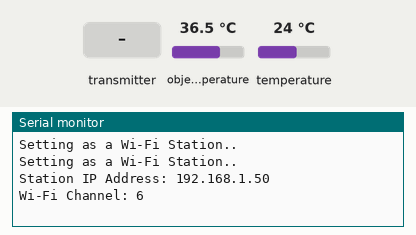
Recording of a sketch running on a simulated ESP8266 (NodeMCU). Shown: the last lines printed to the serial monitor. Inputs (shaded band) come from the test bench; at power-on: object temperature 36.5 °C, temperature 24 °C. WiFi joins after 1.5 s; servers stay silent unless stated; random numbers use the default seed unless the sketch sets one.

Above: at 3.2 s.
3.3 s: the transmitter starts sending id = 0
At 3.66 s:
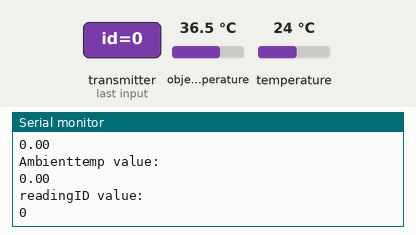
4.8 s: the transmitter starts sending object_temp = 25
9.0 s: the transmitter starts sending ambient_temp = 50
10.5 s: the transmitter starts sending when_read_id = 1
At 10.87 s:
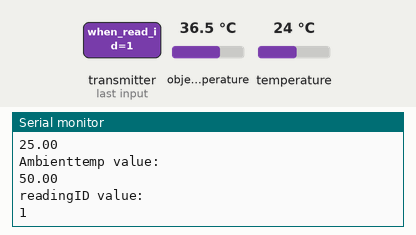
12.0 s: the transmitter starts sending id = 1
13.5 s: the transmitter starts sending object_temp = 100
Timing chart, 0 to 16.0 s (numbered marks = the images above; inputs shaded):
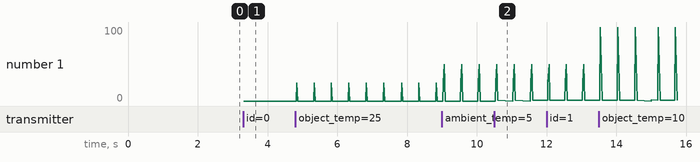

Measured:
- after the input at 3.3 s, the serial monitor: prints a new line at once (image 1)
- after the input at 10.5 s, the serial monitor: prints a new line after 0.10 s (image 2)
- plotted number 1: 0 → 1 after the input at 10.5 s

The sketch:

reciever_random_schedule.ino
```cpp
#include <StopWatch.h>

#include <ESP8266WiFi.h>
#include <espnow.h>

#include "ESPAsyncWebServer.h"
#include "ESPAsyncTCP.h"
#include <Arduino_JSON.h>

#include <Adafruit_MLX90614.h>

#include <Wire.h>


//The id of this Arduino WiFi board and the time variable used to sync the time/schedules of the other sensors.
#define BOARD_ID 3
#define TIME_LINEUP 0


//Stopwatch used to keep track of transmission timer.
//This is used instead of millis() because resetting millis() is not easy and potentially dangerous to do.
StopWatch synctimer;
StopWatch SWarray[5];


//Initiate temperature sensor.
Adafruit_MLX90614 mlx = Adafruit_MLX90614();


//The MAC addresses of the devices within the wireless network.
uint8_t client_one_address[] = {0x40, 0x91, 0x51, 0x4F, 0x42, 0x00};

uint8_t client_two_address[] = {0x40, 0x91, 0x51, 0x50, 0x15, 0x55};

uint8_t this_board_address[] = {0x4C, 0x75, 0x25, 0x35, 0x1D, 0x35};


//The number of collisions that have occurred during transmission.
int collision_count = 0;


//Stores the arrival times of data transmissions.
unsigned long arrival_times[4] {0, 9999, 99999, 7500};

//Stoes the ids for the boards that transmissions have caused a conflict.
int board_ids_recieved[4] {0, 0, 0, 0};


unsigned long board_one_arrival_time = 0;
unsigned long board_two_arrival_time = 0;

bool transmission_collide_with_ap = false;

/*
arrival_times[0] = 0;

arrival_times[3] = 7500;

//Default values if no transmission is recieved to avoid these values counting as a transmission collision.
arrival_times[1] = 9999;

arrival_times[2] = 99999;
*/

unsigned long time_difference = 0;

//The network information for my phone's hotspot.
const char* ssid = "write your wifo ssid";
const char* password = "write your wifo password";


//The intended time between transmissions to the other sensors and the network and the last time a transmission was sent.
const long transmission_interval = 7500;
unsigned long previous_time = 0;


//Structure of relevant temperature sensor information. This will also be the data structure the client sensors send to this server sensor.
typedef struct temperature_message {
  int id;
  float object_temp;
  float ambient_temp;
  unsigned int when_read_id;
} temperature_message;

//Data recieved from the other boards.
temperature_message recieved_data;

//The temperature (and other data) from this board sensor.
temperature_message this_board_data;

temperature_message crash_count_data;


//Data strucutre for information sent to client boards.
//It is intended to sync the timers/ schedules between the boards.
typedef struct time_sync_message {
    int id;
    int timesync;
} time_sync_message;


//Get object temperature reading from the sensor.
float getobjtemp() {
  float ot = mlx.readObjectTempC();
  return ot;
}

//Get ambient temperature reading from the sensor.
float readambtemp() {
  float at = mlx.readAmbientTempC();
  return at;
}


time_sync_message timesend_one;
time_sync_message timesend_two;


//Called whenever the board sends a transmission.
//Prints not really needed, but used for debugging and to show how the network transmissions operate.
void when_transmission_sent(uint8_t *recieved_mac_address, uint8_t delivery_successful) {
  Serial.print("Last transmission status: ");

  //Prints the MAC adress of the intended reciever.
  char macaddr[18];
  Serial.print("Transmission sent to: ");
  snprintf(macaddr, sizeof(macaddr), "%02x:%02x:%02x:%02x:%02x:%02x",
           recieved_mac_address[0], recieved_mac_address[1], recieved_mac_address[2], recieved_mac_address[3], recieved_mac_address[4], recieved_mac_address[5]);
  Serial.println(macaddr);

  //Prints status of the transmission delivery.
  if (delivery_successful == 0){
    Serial.println("Success");
  }

  else{
    Serial.println("Failure");
  }
}


//Create board to display JSON information and send it to an html to see the information.
JSONVar board;

//Create web server to dsiplay infromation on phone.
//Only works for devices connected to the hotspot.
AsyncWebServer server(80);
AsyncEventSource events("/events");

//Called whenever a transmission is recieved from the other boards.
//Prints not necessary, but are useful for debugging and to show how the results are recieved
//prior to being sent to the webserver.
void when_transmission_recieved(uint8_t * recieved_mac_address, uint8_t *data_being_sent, uint8_t transmission_length) {

  //Prints the MAC address of the board whihc sent the transmission..
  char macaddr[18];
  Serial.print("Packet received from: ");
  snprintf(macaddr, sizeof(macaddr), "%02x:%02x:%02x:%02x:%02x:%02x",
           recieved_mac_address[0], recieved_mac_address[1], recieved_mac_address[2], recieved_mac_address[3], recieved_mac_address[4], recieved_mac_address[5]);
  Serial.println(macaddr);

  //Maps the recieved transmission data to the receieved_data variable.
  memcpy(&recieved_data, data_being_sent, sizeof(recieved_data));


  if (recieved_data.id == 1) {
    arrival_times[1] = synctimer.elapsed();
  }

  if (recieved_data.id == 2) {
    arrival_times[2] = synctimer.elapsed();
  }

  for (int i=0; i<3; i++) {
      for (int j=i+1; j<4; j++) {
        time_difference = arrival_times[i] - arrival_times[j];
        //Serial.println(time_difference);
        if ((time_difference >= 4294966294) || (time_difference <= 1000)){
          collision_count = collision_count + 1;
          board_ids_recieved[i] = 1;
          board_ids_recieved[j] = 1;
        }
      }
    }

  bool found_conflict_in_reception = false;
  for (int k=0; k<4; k++) {
      if (board_ids_recieved[k] == 1) {
        if ((k == 0) || (k == 3))
        {
          transmission_collide_with_ap = true;
          found_conflict_in_reception;
          /*
          board["id"] = 3;
          board["ambienttemperature"] = 9999;
          board["objtemperature"] = 9999;
          board["when_read_id"] = String(9999);
          String jsonString = JSON.stringify(board);
          events.send(jsonString.c_str(), "new_data", current_time);
          */
        }
        if (k == 1)
        {
          board["id"] = 1;
          board["ambienttemperature"] = 9999;
          board["objtemperature"] = 9999;
          board["when_read_id"] = String(9999);
          String jsonString = JSON.stringify(board);
          events.send(jsonString.c_str(), "new_data", arrival_times[1]);
          found_conflict_in_reception = true;
        }
        if (k == 2)
        {
          board["id"] = 2;
          board["ambienttemperature"] = 9999;
          board["objtemperature"] = 9999;
          board["when_read_id"] = String(9999);
          String jsonString = JSON.stringify(board);
          events.send(jsonString.c_str(), "new_data", arrival_times[2]);
          found_conflict_in_reception = true;
        }
      }
    }

  if (found_conflict_in_reception == false) {

    //Send the relevent information to the JSON board and update the infromation to be updated to the web server.
    board["id"] = recieved_data.id;
    board["objtemperature"] = recieved_data.object_temp;
    board["ambienttemperature"] = recieved_data.ambient_temp;
    board["when_read_id"] = String(recieved_data.when_read_id);
    String jsonString = JSON.stringify(board);
    events.send(jsonString.c_str(), "new_data", millis());
  }
  else
  {
    found_conflict_in_reception = false;
  }


  //Prints the recieved transmission data. Will display on the specified serial port.
  Serial.println("Board ID: ");
  Serial.println(recieved_data.id);
  Serial.println("objecttemp value: ");
  Serial.println(recieved_data.object_temp);
  Serial.println("Ambienttemp value: ");
  Serial.println(recieved_data.ambient_temp);
  Serial.println("readingID value: ");
  Serial.println(recieved_data.when_read_id);
  Serial.println();


}


//Code to create the HTML web server and to specify display information.
//Not particularly relevant to the workings of the wireless network itself, but rather for sending and displaying the
//gathered infromation on the phone.
//The reicved date/time is also displayed, althouth this information is also displayed, to show the staggering of transmission times.
const char index_html[] PROGMEM = R"rawliteral(
<!DOCTYPE HTML><html>
<head>
  <title>ESP-NOW DASHBOARD</title>
  <meta name="viewport" content="width=device-width, initial-scale=1">
  <link rel="stylesheet" href="https://use.fontawesome.com/releases/v5.7.2/css/all.css" integrity="sha384-fnmOCqbTlWIlj8LyTjo7mOUStjsKC4pOpQbqyi7RrhN7udi9RwhKkMHpvLbHG9Sr" crossorigin="anonymous">
  <link rel="icon" href="data:,">
  <style>
    html {font-family: Arial; display: inline-block; text-align: center;}
    h1 {  font-size: 2rem;}
    body {  margin: 0;}
    .topnav { overflow: hidden; background-color: #2f4468; color: white; font-size: 1.7rem; }
    .content { padding: 20px; }
    .card { background-color: white; box-shadow: 2px 2px 12px 1px rgba(140,140,140,.5); }
    .cards { max-width: 700px; margin: 0 auto; display: grid; grid-gap: 2rem; grid-template-columns: repeat(auto-fit, minmax(320px, 1fr)); }
    .reading { font-size: 2.8rem; }
    .timestamp { color: #bebebe; font-size: 1rem; }
    .card-title{ font-size: 1.2rem; font-weight : bold; }
    .card.objtemperature { color: #B10F2E ; }
    .card.ambienttemperature { color: #248a24; }
    .card.collision {color: #0f35b1;}
  </style>
</head>
<body>
  <div class="topnav">
    <h1>Wireless Temperature Monitoring Using MAC Protocol </h1>
  </div>
  <div class="content">
    <div class="cards">
       <div class="card collision">
        <p class="card-title"><i class="fas fa-explosion"></i>  COLLISION COUNT</p><p><span class="reading"><span id="t4"></span> </span></p><p class="timestamp">Last Reading: <span id="rt4"></span></p>
      </div>
      <div class="card objtemperature">
        <p class="card-title"><i class="fas fa-thermometer-half"></i> BOARD #1 - OBJECT TEMPERATURE</p><p><span class="reading"><span id="t1"></span> &deg;C</span></p><p class="timestamp">Last Reading: <span id="rt1"></span></p>
      </div>
      <div class="card ambienttemperature">
        <p class="card-title"><i class="fas fa-thermometer-half"></i> BOARD #1 - AMBIENT TEMPERATURE</p><p><span class="reading"><span id="h1"></span> &deg;C</span></p><p class="timestamp">Last Reading: <span id="rh1"></span></p>
      </div>
      <div class="card objtemperature">
        <p class="card-title"><i class="fas fa-thermometer-half"></i> BOARD #2 - OBJECT TEMPERATURE</p><p><span class="reading"><span id="t2"></span> &deg;C</span></p><p class="timestamp">Last Reading: <span id="rt2"></span></p>
      </div>
      <div class="card ambienttemperature">
        <p class="card-title"><i class="fas fa-thermometer-half"></i> BOARD #2 - AMBIENT TEMPERATURE</p><p><span class="reading"><span id="h2"></span> &deg;C</span></p><p class="timestamp">Last Reading: <span id="rh2"></span></p>
      </div>
      <div class="card objtemperature">
        <p class="card-title"><i class="fas fa-thermometer-half"></i> BOARD #3 - OBJECT TEMPERATURE</p><p><span class="reading"><span id="t3"></span> &deg;C</span></p><p class="timestamp">Last Reading: <span id="rt3"></span></p>
      </div>
      <div class="card ambienttemperature">
        <p class="card-title"><i class="fas fa-thermometer-half"></i> BOARD #3 - AMBIENT TEMPERATURE</p><p><span class="reading"><span id="h3"></span> &deg;C</span></p><p class="timestamp">Last Reading: <span id="rh3"></span></p>


      </div>
    </div>
  </div>
<script>
function getDateTime() {
  var currentdate = new Date();
  var datetime = currentdate.getDate() + "/"
  + (currentdate.getMonth()+1) + "/"
  + currentdate.getFullYear() + " at "
  + currentdate.getHours() + ":"
  + currentdate.getMinutes() + ":"
  + currentdate.getSeconds();
  return datetime;
}
if (!!window.EventSource) {
 var source = new EventSource('/events');

 source.addEventListener('open', function(e) {
  console.log("Events Connected");
 }, false);
 source.addEventListener('error', function(e) {
  if (e.target.readyState != EventSource.OPEN) {
    console.log("Events Disconnected");
  }
 }, false);

 source.addEventListener('message', function(e) {
  console.log("message", e.data);
 }, false);

 source.addEventListener('new_data', function(e) {
  console.log("new_data", e.data);
  var obj = JSON.parse(e.data);
  document.getElementById("t"+obj.id).innerHTML = obj.objtemperature.toFixed(2);
  document.getElementById("h"+obj.id).innerHTML = obj.ambienttemperature.toFixed(2);
  document.getElementById("rt"+obj.id).innerHTML = getDateTime();
  document.getElementById("rh"+obj.id).innerHTML = getDateTime();
 }, false);
}
</script>
</body>
</html>)rawliteral";

void setup() {
  //Initialize serial monitor on which to display information. (Mostly useful for seeeing data or debuggingwhen connected to a terminal such as a computer).
  Serial.begin(9600);

  //Sets this Arduino boards as both an Access Point and an Station.
  //This board serves as the AP for other boards to connect to the phone's hotspot.
  //(AP sends the other sensor's data to the web server).
  //This board also needs to be specified as a Station so that it can send transmissions to other boards
  //being a Station is not necessary to to recieve transmissions).
  WiFi.mode(WIFI_AP_STA);


  //Initialize temperature sensor.
  mlx.begin();


  //Set device as a WiFi Station and generate the IP address to connect to to display the infrormation/ web server.
  //A fiex IP address could be used, but it was decided to generate a local one in case other groups
  //happen to use the same IP address (which can happen).
  WiFi.begin(ssid, password);
  while (WiFi.status() != WL_CONNECTED) {
    delay(1000);
    Serial.println("Setting as a Wi-Fi Station..");
  }
  Serial.print("Station IP Address: ");
  Serial.println(WiFi.localIP());
  Serial.print("Wi-Fi Channel: ");
  Serial.println(WiFi.channel());

  //Initialize ESP-NOW, which is the library used to set up most of the WiFi connections in this program.
  if (esp_now_init() != 0) {
    Serial.println("Error initializing ESP-NOW");
    return;
  }


  //Set ESP-NOW role. Role is set to "combo" since this device both sends and recieves tranmissions.
  esp_now_set_self_role(ESP_NOW_ROLE_COMBO);

  //Set when_transmission_sent function to execute upon recieving a transmission.
  esp_now_register_send_cb(when_transmission_sent);

  //Register other sensors within the network.
  esp_now_add_peer(client_one_address, ESP_NOW_ROLE_COMBO, 1, NULL, 0);

  esp_now_add_peer(client_two_address, ESP_NOW_ROLE_COMBO, 1, NULL, 0);

  //Set when_transmission_recieved function to execute upon recieving a transmission.
  esp_now_register_recv_cb(when_transmission_recieved);


  //Initialize web server.
  server.on("/", HTTP_GET, [](AsyncWebServerRequest *request){
    request->send_P(200, "text/html", index_html);
  });


  events.onConnect([](AsyncEventSourceClient *client){
    if(client->lastId()){
      Serial.printf("Client reconnected! Last message ID that it got is: %u\n", client->lastId());
    }
    // send event with message "hello!" and set reconnect delay to 1 second
    client->send("hello!", NULL, millis(), 2000);
  });
  server.addHandler(&events);
  server.begin();

  //Start stopwatch timer.
  synctimer.start();


  //The chosen mlx temperature sensors generate incorrect readings if not given enough time to calibrate to the ESP8266 WiFi board.
  //This is due to an I2C clocking rate difference/error. This can often be fixed by setting the clock speed for a program, but
  //due to the asynchrounous WiFi nature of this board this is ineffective.
  //This temperature reading issue only occurs for the object temperature, not the ambient temperature, and does not occur if
  //the information is displayed on a serial port instead, if a large enough delay is given for the temperature sensor to reset.
  //Wire.begin();
  //Wire.setClock(100000L);
  //Wire.setClock(400000L);
}

unsigned int myreadingId = 0;
unsigned int crashreadingId = 0;


void loop() {
  unsigned long current_time = millis();

  //Send a transmission and read the temperature data every time interval. In this case, every 7.4 seconds.
  if (current_time - previous_time >= transmission_interval) {

    //Update the last time a transmission was sent.
    previous_time = current_time;


    //Set values to send
    timesend_one.id = BOARD_ID;
    timesend_two.id = BOARD_ID;
    timesend_one.timesync = random(1000, 7500);
    timesend_two.timesync = random(1000, 7500);

    //Get temperature sensor readings for this board.
    this_board_data.id = BOARD_ID;

    //The temperature sensor takes some time to recalibrate, so the first reading (object or ambitent)
    //has to be called twice for it to display correctly.
    this_board_data.object_temp = getobjtemp();
    this_board_data.object_temp = getobjtemp();
    this_board_data.ambient_temp = readambtemp();
    this_board_data.when_read_id = myreadingId++;

    if (transmission_collide_with_ap == false) {

      //Send this board's temperature sensor data to the JSON/ web server.
      board["id"] = this_board_data.id;
      board["ambienttemperature"] = this_board_data.ambient_temp;
      board["objtemperature"] = this_board_data.object_temp;
      board["when_read_id"] = String(this_board_data.when_read_id);
      String jsonString = JSON.stringify(board);
      events.send(jsonString.c_str(), "new_data", millis());
    }
    else {
      board["id"] = 3;
      board["ambienttemperature"] = 9999;
      board["objtemperature"] = 9999;
      board["when_read_id"] = String(9999);
      String jsonString = JSON.stringify(board);
      events.send(jsonString.c_str(), "new_data", current_time);
      transmission_collide_with_ap = false;
      //Serial.println("////////////////////////////////////////////////////////////////////////");
    }

    /*
    for (int k=0; k<4; k++) {
      Serial.println(arrival_times[k]);
    }
    */

    /*
    //Maximum unsiged long value is 4,294,967,295.

    for (int i=0; i<3; i++) {
      for (int j=i+1; j<4; j++) {
        time_difference = arrival_times[i] - arrival_times[j];
        //Serial.println(time_difference);
        if ((time_difference >= 4294966294) || (time_difference <= 1000)){
          collision_count = collision_count + 1;
          board_ids_recieved[i] = 1;
          board_ids_recieved[j] = 1;
        }
      }
    }
    */


    crash_count_data.id = 4;

    crash_count_data.object_temp = collision_count;
    crash_count_data.ambient_temp = 1;
    crash_count_data.when_read_id = crashreadingId++;

    //Send this board's temperature sensor data to the JSON/ web server.
    board["id"] = crash_count_data.id;
    board["ambienttemperature"] = crash_count_data.ambient_temp;
    board["objtemperature"] = crash_count_data.object_temp;
    board["when_read_id"] = String(crash_count_data.when_read_id);
    String jsonStringtwo = JSON.stringify(board);
    events.send(jsonStringtwo.c_str(), "new_data", millis());


    Serial.println();


    for (int k=0; k<4; k++) {
      Serial.println(board_ids_recieved[k]);
    }


    Serial.println("Crash Count: ");
    Serial.println(collision_count);
    Serial.println();

    //Default values if no transmission is recieved to avoid these values counting as a transmission collision.
    arrival_times[1] = 9999;

    arrival_times[2] = 99999;

    for (int k=0; k<4; k++) {
      board_ids_recieved[k] = 0;
    }


    synctimer.reset();
    synctimer.start();

    //Send time sync message to client boards.
    esp_now_send(client_one_address, (uint8_t *) &timesend_one, sizeof(timesend_one));

    esp_now_send(client_two_address, (uint8_t *) &timesend_two, sizeof(timesend_two));


  }
}
```
